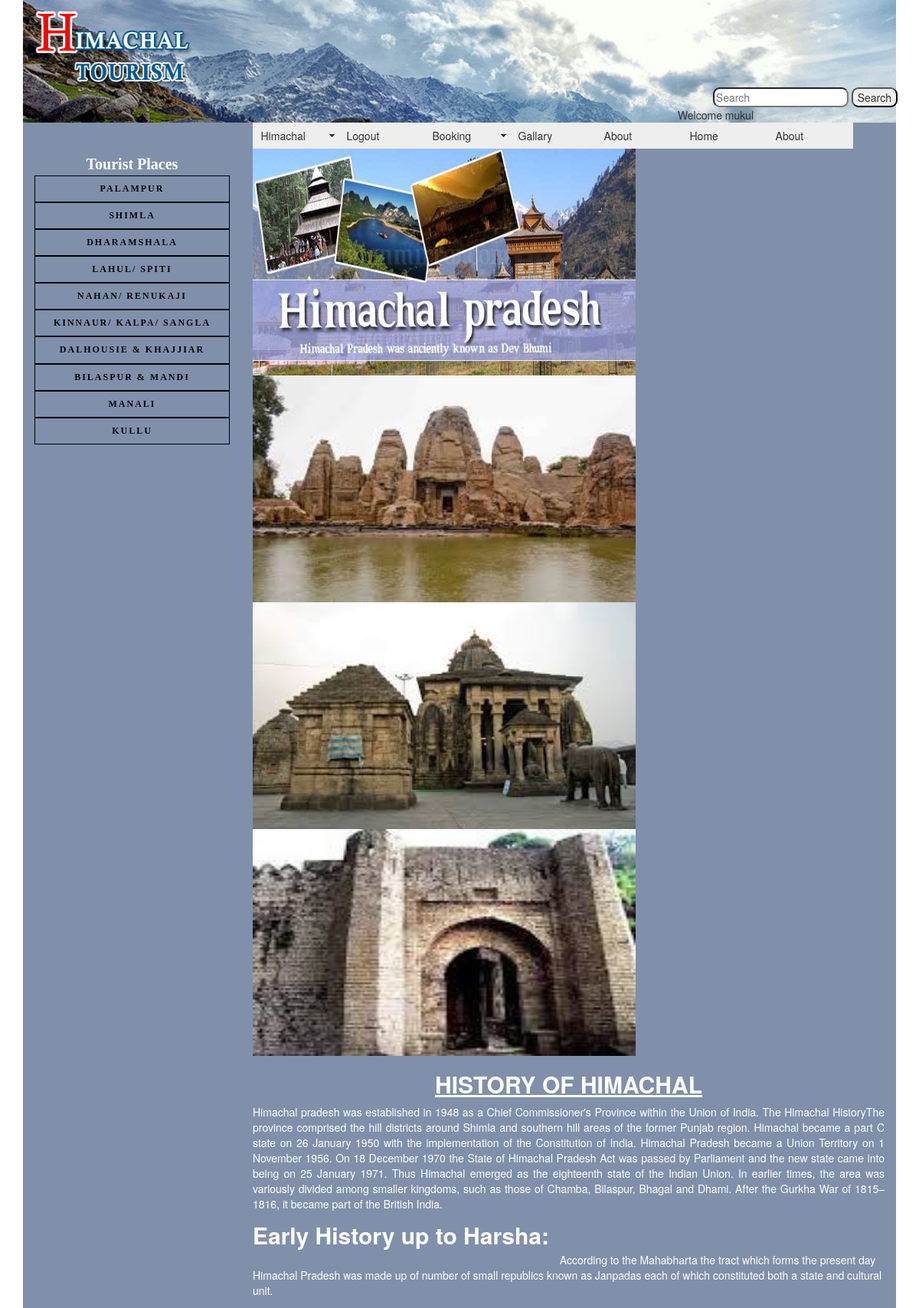
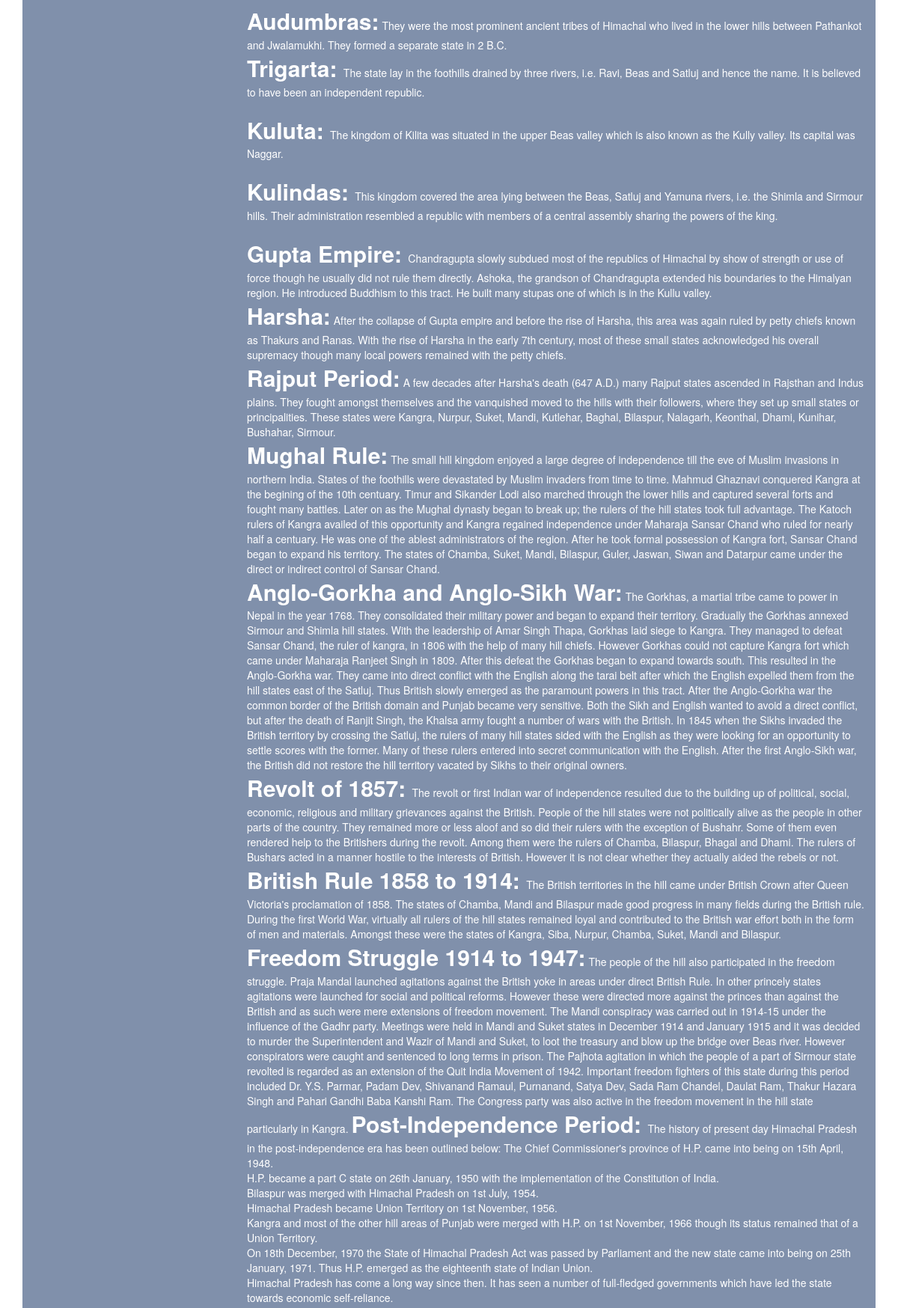
Page /php/history.php (signed in, upper part) on the committed database (2 pictures, top to bottom).
### tables this page shows
CREATE TABLE `items` (
  `Id` int(100) NOT NULL,
  `list` varchar(200) NOT NULL,
  `list_path` varchar(200) NOT NULL
);

CREATE TABLE `menu_items_tbl` (
  `id` int(200) NOT NULL,
  `items` varchar(250) NOT NULL,
  `items_path` varchar(200) NOT NULL
);

### php/places_list.php (the view, shortened to what this page needs)
 <?php
$con=mysqli_connect("localhost","root","","nav_tbl");
$query="select * from items";
$c=mysqli_query($con,$query);
 while ($row=mysqli_fetch_array($c))
            {
				?>
				<li><a href="<?php  echo $row['list_path'];?>"  style="font-family:Segoe Print;border:solid 1px black;color:black;font-size:12px;padding:8px;letter-spacing:2px;text-transform:uppercase;
				font-weight:600;text-align:center;"><?php  echo $row['list'];?></a></li>
            <?php
			}
            ?>

### php/menulist.php
 <?php
$con=mysqli_connect("localhost","root","","menu_tbl");
$query="select * from menu_items_tbl";
$c=mysqli_query($con,$query);
 while ($row=mysqli_fetch_array($c))
            {
				?>
				<li><a href="<?php echo $row['items_path'];?>"><?php echo $row['items'];?></a></li>
            <?php
			}
            ?>
	</ul>

### css/nav.css (style rules this page uses)
a:link { color:#414958; }

### php/SpryAssets/SpryMenuBarHorizontal.css (style rules this page uses)
ul.MenuBarHorizontal li { margin: 0; padding: 0; list-style-type: none; font-size: 100%; position: relative; text-align: left; cursor: pointer; width: 8em; float: left; }
ul.MenuBarHorizontal a { display: block; cursor: pointer; background-color: #EEE; padding: 0.5em 0.75em; color: #333; text-decoration: none; }

### rows in the picture
items: list "PALAMPUR"
items: list "SHIMLA"
items: list "DHARAMSHALA"
items: list "LAHUL/ SPITI"
items: list "NAHAN/ RENUKAJI"
items: list "KINNAUR/ KALPA/ SANGLA"
items: list "DALHOUSIE & KHAJJIAR"
items: list "BILASPUR & MANDI"
items: list "MANALI"
items: list "KULLU"
menu_items_tbl: items "Gallary"
menu_items_tbl: items "About"
menu_items_tbl: items "Home"
menu_items_tbl: items "About"

### other values in the picture
$_SESSION[ 'user'] "mukul"
